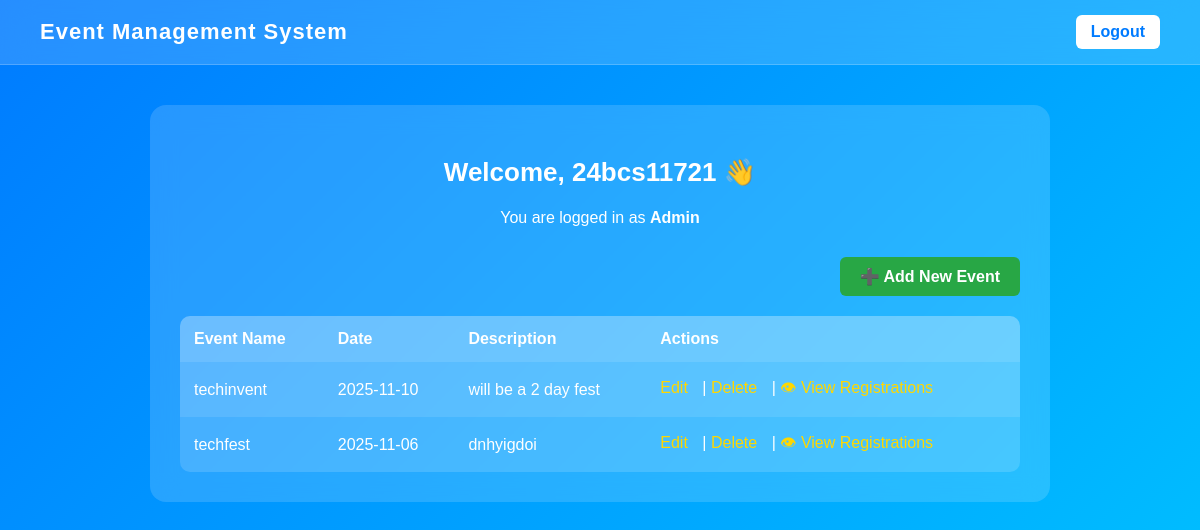
Screenshot of /home (signed in) with the database file from the repository.
### tables this page shows
CREATE TABLE events (
        id INTEGER PRIMARY KEY AUTOINCREMENT,
        name TEXT NOT NULL,
        date TEXT NOT NULL,
        description TEXT
    );

### app.py (the view)
@app.route("/home")
def home():
    if "user_id" not in session:
        return redirect("/login")
    conn = get_db()
    c = conn.cursor()
    c.execute("SELECT * FROM events")
    events = c.fetchall()
    conn.close()
    return render_template("home.html", events=events, role=session.get("role"), username=session.get("username"))

### app.py (called while the page is built)
def get_db():
    return sqlite3.connect(DB_PATH)

### templates/home.html (shortened to what this page needs)
<!DOCTYPE html>
<html lang="en">
<head>
</head>
<body>
    <header>
        <h1>Event Management System</h1>
        <a href="/logout" class="logout">Logout</a>
    </header>
    <div class="container">
        <div class="welcome">
            <h2>Welcome, {{ session['username'] }} 👋</h2>
            <p>You are logged in as <strong>{{ session['role'].capitalize() }}</strong></p>
        </div>
        {% if session['role'] == 'admin' %}
        <div style="text-align: right; margin-bottom: 20px;">
            <a href="/add" class="add-btn">➕ Add New Event</a>
        </div>
        {% endif %}
        {% if events %}
        <table>
            <tr>
                <th>Event Name</th>
                <th>Date</th>
                <th>Description</th>
                <th>Actions</th>
            </tr>
            {% for event in events %}
            <tr>
                <td>{{ event[1] }}</td>
                <td>{{ event[2] }}</td>
                <td>{{ event[3] }}</td>
                <td class="actions">
                    {% if session['role'] == 'admin' %}
                       <a href="/edit/{{ event[0] }}">Edit</a> |
                       <a href="/delete/{{ event[0] }}" onclick="return confirm('Are you sure you want to delete this event?')">Delete</a> |
                       <a href="/view_registrations/{{ event[0] }}">👁 View Registrations</a>
                    {% elif session['role'] == 'user' %}
                        <a href="/register_event/{{ event[0] }}">Register</a>
                    {% endif %}
                </td>
            </tr>
            {% endfor %}
        </table>
        {% else %}
        <p style="text-align:center; color:#eee;">No events found.</p>
        {% endif %}
    </div>
</body>
</html>

### templates/home.html (style rules this page uses)
* { box-sizing: border-box; font-family: 'Poppins', sans-serif; }
body { margin: 0; padding: 0; background: linear-gradient(135deg, #007BFF, #00C6FF); min-height: 100vh; color: #333; }
header { background: rgba(255, 255, 255, 0.15); backdrop-filter: blur(15px); color: #fff; padding: 15px 40px; display: flex; justify-content: space-between; align-items: center; border-bottom: 1px solid rgba(255,255,255,0.2); }
header h1 { font-size: 22px; margin: 0; letter-spacing: 1px; }
.logout { background: #fff; color: #007BFF; text-decoration: none; padding: 8px 15px; border-radius: 6px; font-weight: bold; transition: all 0.3s; }
.container { max-width: 900px; margin: 40px auto; background: rgba(255,255,255,0.15); backdrop-filter: blur(12px); border-radius: 16px; padding: 30px; color: white; }
.welcome { text-align: center; margin-bottom: 30px; }
.welcome h2 { font-size: 26px; }
.add-btn { display: inline-block; background: #28a745; padding: 10px 20px; color: white; border-radius: 6px; text-decoration: none; font-weight: 600; transition: 0.3s; }
table { width: 100%; border-collapse: collapse; background: rgba(255, 255, 255, 0.15); border-radius: 10px; overflow: hidden; }
th, td { padding: 14px; text-align: left; color: #fff; }
th { background: rgba(255,255,255,0.2); }
tr:nth-child(even) { background: rgba(255,255,255,0.1); }
a { color: #fff; text-decoration: none; font-weight: 500; }
.actions a { margin-right: 10px; color: #ffd700; }

### rows the page displays
events: name "techinvent", date "2025-11-10", description "will be a 2 day fest"
events: name "techfest", date "2025-11-06", description "dnhyigdoi"

### other values shown
{{ session['username'] }} "24bcs11721"
{{ session['role'].capitalize() }} "Admin"
